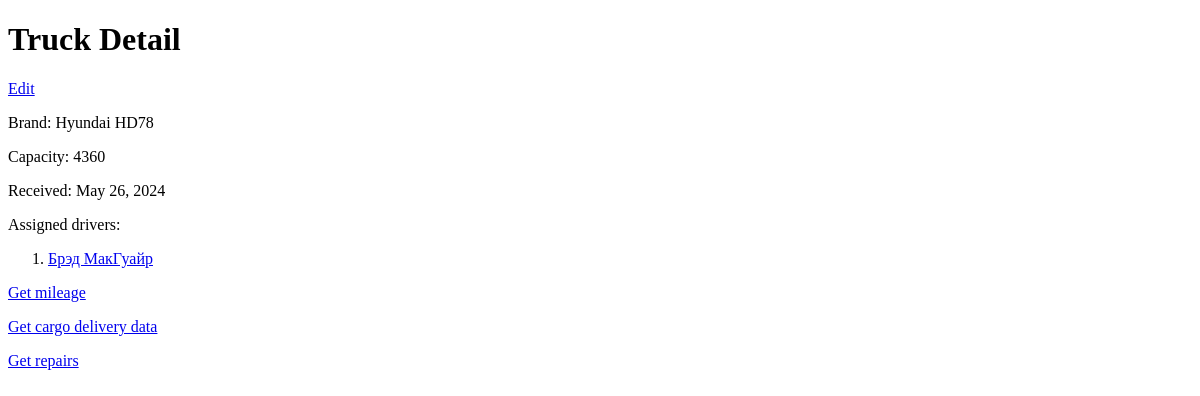
The page /vehicle/trucks/5/ on the database as committed earlier.
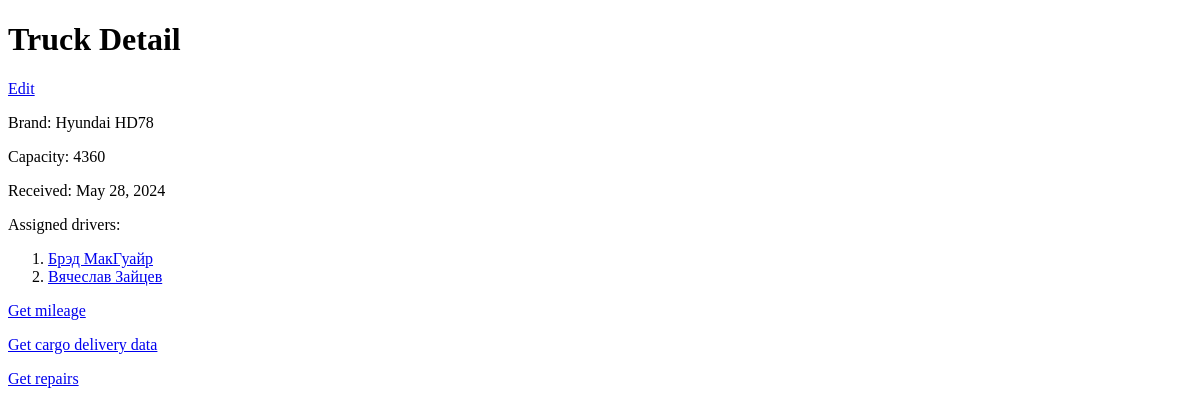
The same page on the database as committed later.
### vehicle/models.py (models this page shows, shortened)
class Vehicle(models.Model):
    brand = models.CharField(max_length=50)
    garage = models.ForeignKey(Garage, on_delete=models.PROTECT, null=True, blank=True)
    is_decommissioned = models.BooleanField(default=False)
    created_at = models.DateField()
    modified_at = models.DateField(auto_now_add=True)

class Truck(Vehicle):
    capacity = models.IntegerField()
    drivers = GenericRelation(Driver, related_query_name="truck")
    waybills = GenericRelation(Waybill, related_query_name="truck")
    repairs = GenericRelation(Repair, related_query_name="truck")

### workers/models.py (models this page shows, shortened)
class Worker(models.Model):
    name = models.CharField(max_length=50)
    brigade = models.ForeignKey(Brigade, on_delete=models.PROTECT)
    created_at = models.DateField()
    modified_at = models.DateField(auto_now_add=True)

class Driver(Worker):
    content_type = models.ForeignKey(ContentType, null=True, on_delete=models.CASCADE)
    object_id = models.PositiveIntegerField(null=True)
    vehicle = GenericForeignKey("content_type", "object_id")

class Worker(models.Model):
    name = models.CharField(max_length=50)
    brigade = models.ForeignKey(Brigade, on_delete=models.PROTECT)
    created_at = models.DateField()
    modified_at = models.DateField(auto_now_add=True)

### vehicle/views.py (the view)
# urls.py: path("trucks/<int:pk>/", views.truck_detail, name="truck_detail"),
def truck_detail(request, pk):
    truck = get_object_or_404(Truck, pk=pk)
    drivers = truck.drivers.all()
    context = {"truck": truck, "drivers": drivers}
    return render(request, "vehicle/truck/truck_detail.html", context)

### templates/vehicle/truck/truck_detail.html (shortened to what this page needs)
<!DOCTYPE html>
<html>
<head>
</head>
<body>
    <h1>Truck Detail</h1>
    <a href="{% url 'truck_edit' truck.id %}" class="button">Edit</a>
    <p>Brand: {{ truck.brand }}</p>
    <p>Capacity: {{ truck.capacity }}</p>
    <p>Received: {{ truck.created_at }}</p>
    <p>Assigned drivers:
        <ol>
            {% for driver in drivers %}
                <li>
                    <a href="{% url 'driver_detail' pk=driver.pk %}">{{ driver.name }}</a>
                </li>
            {% empty %}
                </ol>
                <ul>
                    <li>No drivers available</li>
                </ul>
                <ol>
            {% endfor %}
        </ol>
    </p>
    <p><a href="{% url 'mileage_query' pk=truck.pk %}"> Get mileage </a></p>
    <p><a href="{% url 'cargo_query' pk=truck.pk %}"> Get cargo delivery data </a></p>
    <p><a href="{% url 'repair_query' pk=truck.pk %}"> Get repairs </a></p>
</body>
</html>

Rows that differ between the two databases and show on the page:
changed Vehicle "Hyundai HD78": created_at "May 26, 2024" → "May 28, 2024"
added Driver: name "Вячеслав Зайцев"
